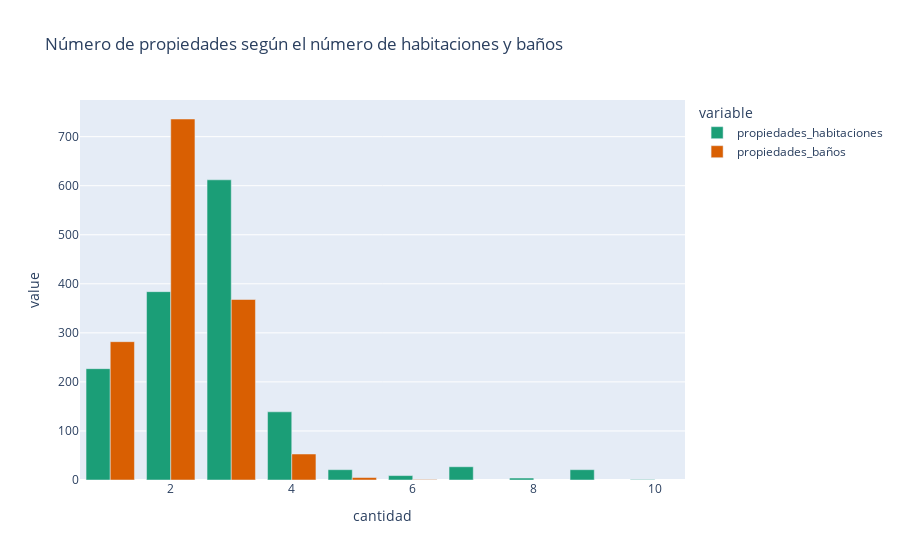

Notebook cell for this chart:
### Code cell
import pandas as pd
import plotly.express as px

#prepocesanod para el gráfico
df_habitaciones = df["no_dormitorios"].value_counts().to_frame().reset_index()
df_habitaciones.columns = ["cantidad", "propiedades_habitaciones"]

df_baños = df["no_baños"].value_counts().to_frame().reset_index()
df_baños.columns = ["cantidad", "propiedades_baños"]

df_habitaciones["cantidad"] = df_habitaciones["cantidad"].astype(int)
df_baños["cantidad"] = df_baños["cantidad"].astype(int)

df_merged = pd.merge(df_habitaciones, df_baños, 
                     #left_on="dormitorios", 
                     #right_on="baños", 
                     how="outer",
                     on="cantidad")
df_merged


#gráfico de barras
fig = px.bar(df_merged, x="cantidad", 
             y=["propiedades_habitaciones", "propiedades_baños"],
             barmode="group", 
             title="Número de propiedades según el número de habitaciones y baños",
             color_discrete_sequence=px.colors.qualitative.Dark2)

fig.show()

### Figure 1 — Plotly figure (JSON) as saved in the notebook; plotly's stock layout.template omitted (floating-point values rounded to 4 significant figures)
{"data": [{"alignmentgroup": "True", "hovertemplate": "variable=propiedades_habitaciones<br>cantidad=%{x}<br>value=%{y}<extra></extra>", "legendgroup": "propiedades_habitaciones", "marker": {"color": "rgb(27,158,119)", "pattern": {"shape": ""}}, "name": "propiedades_habitaciones", "offsetgroup": "propiedades_habitaciones", "orientation": "v", "showlegend": true, "textposition": "auto", "type": "bar", "x": [3, 2, 1, 4, 7, 5, 9, 6, 8, 10], "xaxis": "x", "y": [612, 384, 227, 139, 27, 21, 21, 9, 4, 1], "yaxis": "y"}, {"alignmentgroup": "True", "hovertemplate": "variable=propiedades_baños<br>cantidad=%{x}<br>value=%{y}<extra></extra>", "legendgroup": "propiedades_baños", "marker": {"color": "rgb(217,95,2)", "pattern": {"shape": ""}}, "name": "propiedades_baños", "offsetgroup": "propiedades_baños", "orientation": "v", "showlegend": true, "textposition": "auto", "type": "bar", "x": [3, 2, 1, 4, 7, 5, 9, 6, 8, 10], "xaxis": "x", "y": [368, 736, 282, 53, null, 5, null, 1, null, null], "yaxis": "y"}], "layout": {"barmode": "group", "legend": {"title": {"text": "variable"}, "tracegroupgap": 0}, "title": {"text": "Número de propiedades según el número de habitaciones y baños"}, "xaxis": {"anchor": "y", "domain": [0, 1], "title": {"text": "cantidad"}}, "yaxis": {"anchor": "x", "domain": [0, 1], "title": {"text": "value"}}}}
